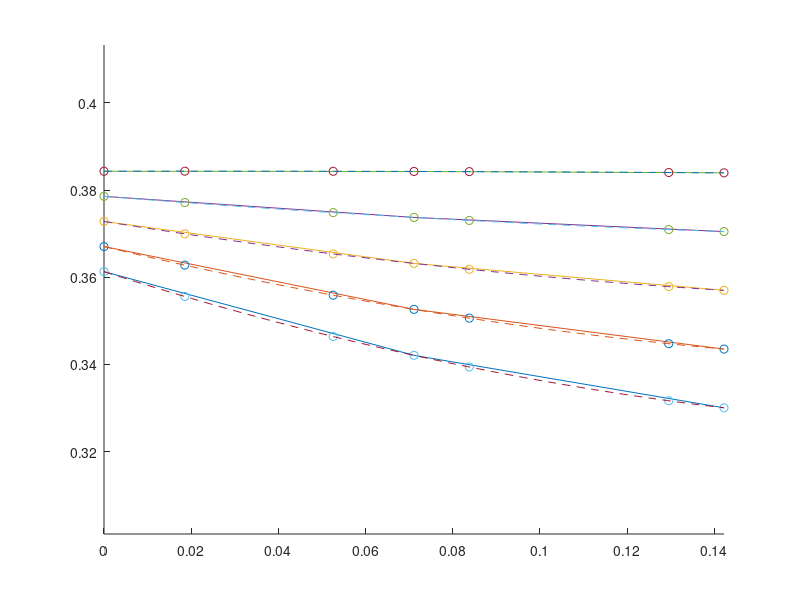
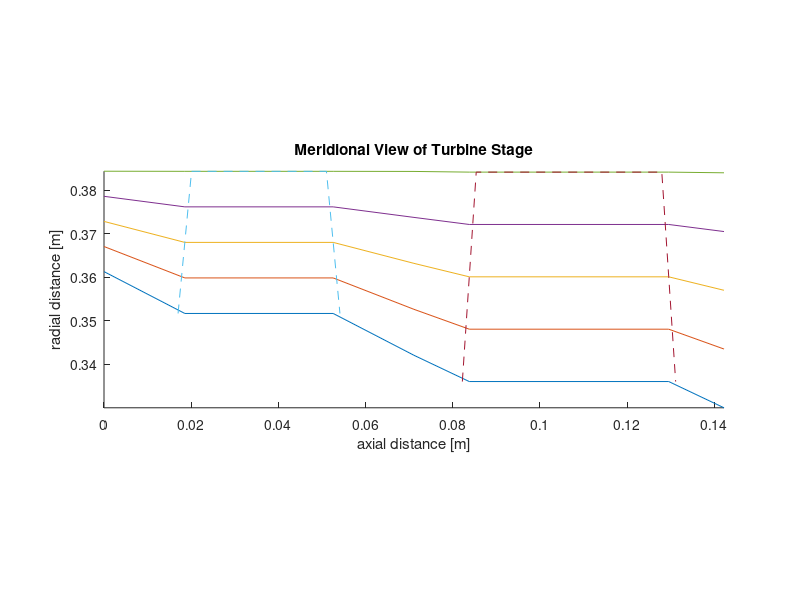
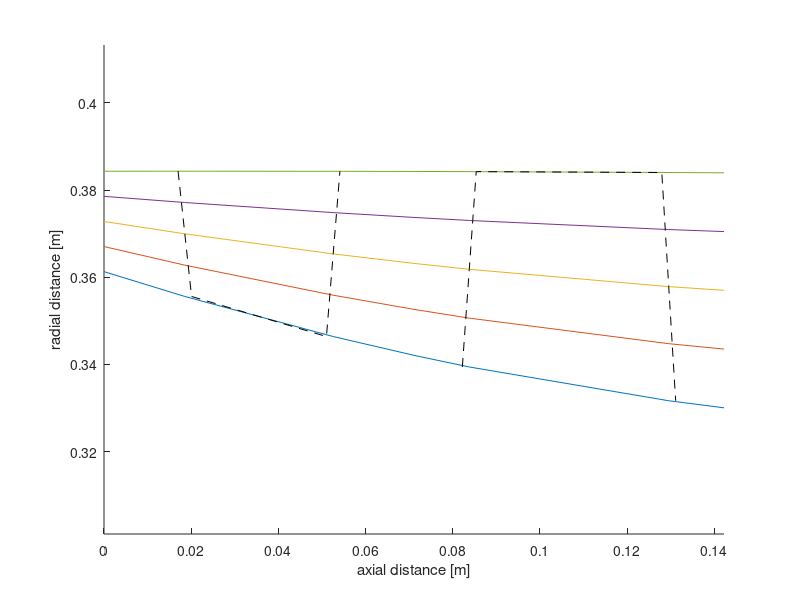
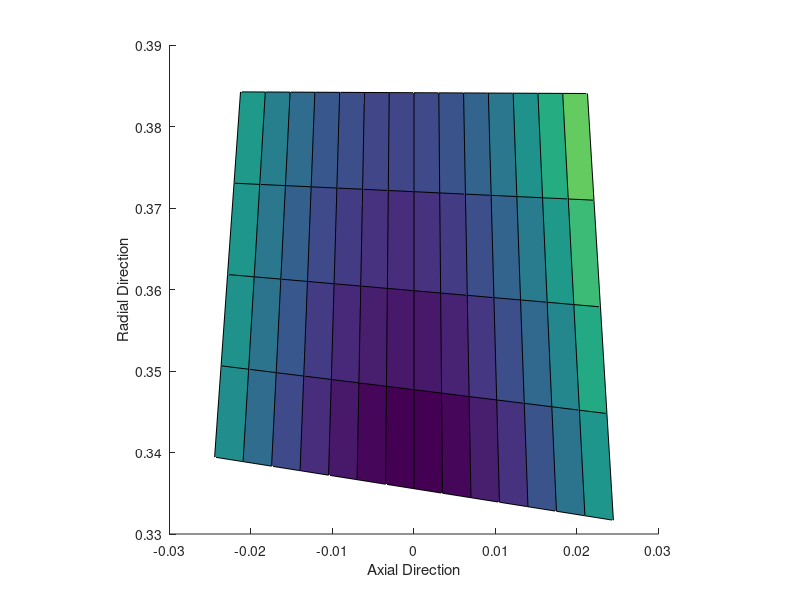

MATLAB code to generate these figures, in order:
% Matthew Liepke, AE 403 Final Design Project initial code to validate some
% relations and to hopefully get a good understanding of what is required
% for this project

% FLOW CONVENTION: [axial, circumferential] or [Vax, Vu] for all velocities
% are avt/mid span.  The rotor spins in the neg(-) Vu direction, meaning
% the relative frame of the rotor moves at a neg(-) circumferential
% velocity

% UNIT CONVENTION: SI, absolute, radians.  This means K, Pa, m, radians, ect.

% NOMENCLATURE CONVENTION:
%   * (1) is pre-stator; (2) is post-stator, pre-rotor; (3) is post-rotor
%   * unless otherwise noted, values are average
%   * _fun are variables that vary over a given input (radius),
%       from low value (root) to high value (tip)
%   * tip radius (r_t) is greater than root radius (r_r) even though it may contradict a physical setup

clear;clc;close all;

%% Code Performance and Plotting Parameters
printValues = true;
printTables = true;
radRes = 5; %radial point count for equilibrium. recommend odd, >2
axialRes = 15; %axial resolution for plots, points per blade

%% **** Design Constants to modify the performance of the stage ********

kv2 = .5051; % determines v2ax in % between v1ax and v3ax
kr2 = 1.0173; % determines r2 in % of r3
kr1 = 1.0265; % determines r1 in % of r2

alpha1 = 0; %design constraint, first stage is axial flow
alpha2 = -1.185; % guesswork value, angle out of stator and into rotor

statorAR = .8; %.5 for hpt and 4-5 for lpt
rotorAR = 1.05;

statorTaper = 1.2;
rotorTaper = .87;

geoSpacing = 2.8*0.0254; %.75 inches recommended, converted to SI
zweifel = .8; % recommended starting point

lambda = 2.019; % work coeff, max is 2.2, can be lower if more eff needed
phi = .8; %flow coeff, .8-1.1

%% Inlet Conditions [SI]
t01 = 1700;
p01 = 2050* 10^3;
M1 = .4;

%% Stage Requirements
eta_tt = .91;
stageTotalPressRatio = 3.2;
statorLossCoeff = .053;
rpm = 12000;
omega = (rpm*2*pi/60);
m_dot = 70;

%% Average Values (can iterate later if needed)
R = 260;
gamma = 1.33;
Cp = (gamma*R)/(gamma-1);

%% 1 - Isen to find t1,p1
p1 = p01/(1+(gamma-1)/2*M1^2)^(gamma/(gamma-1));
t1 = t01/(1+(gamma-1)/2*M1^2);

%% 2 - stator (1->2) Adiabatic Exp, no work
v1 = [M1*sqrt(gamma*R*t1),0]; %all axial;
A1 = m_dot*R*t1/(p1*v1(1));

%% 3 - Find absolute conditions @2 via Stator total pressure loss coeff
p02 = p01 - (statorLossCoeff*.5*p1/(R*t1) * norm(v1)^2);
t02 = t01;

%% 4/5 - Rotor 1 Thermodynamics (2->3) Adiabatic Exp, work extraction
p03 = p01/stageTotalPressRatio;

Tau0 = 1-eta_tt*(1-(p03/p01)^((gamma-1)/gamma));
t03 = Tau0*t01;

enthalpyChange = (t01-t03)*Cp;

%% 7/8/9a - Um3 via lambda,  v3 via phi and r3 via u3
u3 = [0,-sqrt(enthalpyChange/lambda)]; 
v3 = [norm(u3)*phi, -inf];  % TO-DO: this involves phi - can this be negative or positive?

v2 = [(v3(1)-v1(1))*kv2 + v1(1), -inf]; %kv2 is design parameter
v2(2) = v2(1)*tan(alpha2);

%% 9b - rotor constants and thus rm2,rm1
rm3 = norm(u3)/omega;

rm2 = rm3 * kr2;
rm1 = rm2 * kr1;

%% 10 - um2 from omega and the radius
u2 = [0,-omega*rm2];
u1 = [0,0] ;% stationary

%% 12/14 - finish velocity triangles for the rotor TO-DO: This still seems incorrect with dot products

v3(2) = (enthalpyChange -(u2(2)*v2(2)))/-u3(2); %Euler Turbo Eqn, neg u due to conventions
entCheck = u2(2)*v2(2) -u3(2)*v3(2);

if(entCheck ~=enthalpyChange)
    disp("ERROR: Due to unconventional angles/geometry Euler Turbo Eqn has produced an invalid results as implemented. Results invalid");
end

w2 = v2-u2;
w3 = v3-u3;

beta2 = atan(w2(2)/w2(1));
beta3 = atan(w3(2)/w3(1));
alpha3 = atan(v3(2)/v3(1));

%% 11/15 - determine static conditions into and out of rotor (2) & (3) 

t2 = t02 - .5* norm(v2)^2/Cp; % TO-DO: could these be the problem?
M2 = norm(v2)/sqrt(gamma*R*t2);
p2 = p02 / (1+(gamma-1)/2*M2^2)^(gamma/(gamma-1));
A2 = m_dot*R*t2/(v2(1)*p2);

t3 = t03 - .5* norm(v3)^2/Cp;  
M3 = norm(v3)/sqrt(gamma*R*t3);
p3 = p03 / (1+(gamma-1)/2*M3^2)^(gamma/(gamma-1));
A3 = m_dot*R*t3/(v3(1)*p3);

%% 16 - Geometry - find the width of the channels given areas and mid radius
rh1 = rm1 - A1/(4*pi*rm1);
rt1 = 2*rm1 - rh1;

rh2 = rm2 - A2/(4*pi*rm2);
rt2 = 2*rm2 - rh2;

rh3 = rm3 - A3/(4*pi*rm3);
rt3 = 2*rm3 - rh3;

%% 16b - find velocity triangles as function of radius
r1_fun = linspace(rh1,rt1,radRes);
rStator_fun = linspace(mean([rh1,rh2]),mean([rt1,rt2]),radRes);
r2_fun = linspace(rh2,rt2,radRes);
rRotor_fun = linspace(mean([rh2,rh3]),mean([rt2,rt3]),radRes);
r3_fun = linspace(rh3,rt3,radRes);

% v<_>_fun adn u<_>fun via Free-Vortex
v1_fun = [v1(1)*ones(1,radRes); rm1*v1(2)./r1_fun];
v2_fun = [v2(1)*ones(1,radRes); rm2*v2(2)./r2_fun];
v3_fun = [v3(1)*ones(1,radRes); rm3*v3(2)./r3_fun];

u1_fun = [zeros(1,radRes); zeros(1,radRes)];
u2_fun = [zeros(1,radRes);  -omega*r2_fun];
u3_fun = [zeros(1,radRes); -omega*r3_fun];

w1_fun = [zeros(1,radRes); zeros(1,radRes)];
w2_fun = v2_fun - u2_fun;
w3_fun = v3_fun - u3_fun;

beta1_fun = zeros(size(w2_fun(1,:)));
beta2_fun = atan(w2_fun(2,:)./w2_fun(1,:));
beta3_fun = atan(w3_fun(2,:)./w3_fun(1,:));
alpha1_fun = atan(v1_fun(2,:)./v1_fun(1,:)); % design contraint - should be 0
alpha2_fun = atan(v2_fun(2,:)./v2_fun(1,:)); % <-alpha2 was set for design @ midradius
alpha3_fun = atan(v3_fun(2,:)./v3_fun(1,:));

%% 17 - degree of reaction - mid and function - TO-DO: DOR may not properly account for negative angles/velocities
degOfRxnNumerator = .5*norm(w3)^2 - .5*norm(w2)^2;
degOfRxnDenominator = .5*norm(v2)^2 - .5*norm(v3)^2 + .5*norm(w3)^2 - .5*norm(w2)^2;
degOfRxn = degOfRxnNumerator/degOfRxnDenominator;

degOfRxnNumerator_fun = .5*vecnorm(w3_fun).^2 - .5*vecnorm(w2_fun).^2;
degOfRxnDenominator_fun = .5*vecnorm(v2_fun).^2 - .5*vecnorm(v3_fun).^2 + .5*vecnorm(w3_fun).^2 - .5*vecnorm(w2_fun).^2;
degOfRxn_fun = degOfRxnNumerator_fun./degOfRxnDenominator_fun;

%% 18a - meridonal view of stage
bStator = rStator_fun(end)-rStator_fun(1);
bRotor = rRotor_fun(end)-rRotor_fun(1);

staggerStator_fun = (alpha1_fun+alpha2_fun)/2;
staggerRotor_fun = (beta2_fun+beta3_fun)/2;

% for reference - TO-DO: the chord seems too long for the given parameters
cStatorMid = statorAR*bStator;
cRotorMid = rotorAR*bRotor;

% root and tip are physical in this section, violate nomenclature for clarity
cAxialStatorRoot = (bStator/statorAR)./((1+(statorTaper-1)/2))*cos(staggerStator_fun(end)); 
cAxialStatorTip = cAxialStatorRoot*statorTaper;
cAxialStator_fun = linspace(cAxialStatorTip,cAxialStatorRoot,radRes);
cStator_fun = cAxialStator_fun./cos(staggerStator_fun);

cAxialRotorRoot = (bRotor/rotorAR)./(1+(rotorTaper-1)/2)*cos(staggerRotor_fun(1));
cAxialRotorTip = cAxialRotorRoot*rotorTaper;
cAxialRotor_fun = linspace(cAxialRotorRoot,cAxialRotorTip,radRes);
cRotor_fun = cAxialRotor_fun./cos(staggerRotor_fun);

statorTaper = cAxialStator_fun(1)/cAxialStator_fun(end); %inv b/c radius convention. tip/root
rotorTaper = cAxialRotor_fun(end)/cAxialRotor_fun(1);

%% 18d - plot the position of root, half and tip with 2nd order polynomial
radiusPloty  = [r1_fun; rStator_fun; rStator_fun;r2_fun; rRotor_fun;rRotor_fun;r3_fun];
radiusPlotxIncruments = [0, geoSpacing/2-mean(cAxialStator_fun)/2, mean(cAxialStator_fun), geoSpacing/2-mean(cAxialStator_fun)/2 ,geoSpacing/2 - mean(cAxialRotor_fun)/2,mean(cAxialRotor_fun), geoSpacing/2 - mean(cAxialRotor_fun)/2];
radiusPlotx = cumsum(radiusPlotxIncruments);

radiusToInterpY = [r1_fun; r2_fun; r3_fun];
radiusToInterpXInc = [0,geoSpacing,geoSpacing];
radiusToInterpX = cumsum(radiusToInterpXInc);

figure('Name','Interpolated Radius');
hold on;
axis equal;
plot(radiusToInterpX, radiusToInterpY);
xRange = linspace(0,max(radiusPlotx),100);

newRadii = zeros(length(radiusPlotx),radRes);
for i=1:radRes
    polyRad = polyfit(radiusToInterpX,rot90(radiusToInterpY(:,i)),2); %2nd order poly fit
    newRadii(:,i) = polyval(polyRad, radiusPlotx);
    yVals = polyval(polyRad, xRange);
    plot(radiusPlotx,newRadii(:,i),'o');
    plot(xRange, yVals, '--');
end

% UnInterpolated Meridional View
statorX = [geoSpacing/2 - cAxialStator_fun/2,fliplr(geoSpacing/2 + cAxialStator_fun/2)];
statorY = [rStator_fun, fliplr(rStator_fun)];

rotorX = [geoSpacing*3/2 - cAxialRotor_fun/2,fliplr(geoSpacing*3/2 + cAxialRotor_fun/2)];
rotorY = [ rRotor_fun, fliplr(rRotor_fun)];
    
figure('Name','Stage Meridional View');
hold on;
plot(radiusPlotx,radiusPloty);
plot(statorX, statorY, '--');
plot(rotorX, rotorY, '--');

title('Meridional View of Turbine Stage');
ylabel('radial distance [m]');
xlabel('axial distance [m]');
axis equal;
ylim([min(min(radiusPloty)),max(max(radiusPloty))]);
xlim([0,radiusPlotx(end)]); 

% Interpolated Meridional View
statorYInterp = [rot90(newRadii(2,:),2),rot90(fliplr(newRadii(3,:)),2)];
rotorYInterp = [newRadii(5,:),fliplr(newRadii(6,:))];

figure('Name','Interpolated Meridional View');
hold on;
plot(radiusPlotx,newRadii);
plot(statorX,statorYInterp,'--','Color','k');
plot(rotorX, rotorYInterp,'--','Color','k');

ylabel('radial distance [m]');
xlabel('axial distance [m]');
axis equal;
% ylim([0,.38]);
% xlim([0,.05]);

%% Determine Annulus Area at each points (including LE and TE of each blade)
A_fun = pi*(newRadii(:,end).^2 - newRadii(:,1).^2);

%% 18e - finalize airfoils per row
sRotor = zweifel * mean(cAxialRotor_fun) / (2*cos(beta3)^2 * (tan(beta2)-tan(beta3))); % TO-DO: determine convention that zweifel used for trig (pos or neg angles)
sStator = zweifel * mean(cAxialStator_fun) / (2*cos(alpha2)^2 * (tan(alpha1)-tan(alpha2)));

indexOfLEMidSpan = ceil(radRes/2);
rRotorLEMidSpan = rotorYInterp(indexOfLEMidSpan);
rStatorLEMidSpan = statorYInterp(indexOfLEMidSpan);

bladeCountRotor = floor(abs(2*pi*rRotorLEMidSpan/sRotor))
bladeCountStator = floor(abs(2*pi*rStatorLEMidSpan/sStator))

%% Extras - Plot Stator & Rotor Blade Shape (stagger with random airfoil)
% [x y z] = [axial (cAx), __ , radial]

staggerRotor_fun3D = zeros(radRes,axialRes);
z_rotor = zeros(radRes,axialRes);
x_rotor = zeros(radRes,axialRes);
y_rotor = zeros(radRes,axialRes);

staggerStator_fun3D = zeros(radRes,axialRes);
z_stator = zeros(radRes,axialRes);
x_stator = zeros(radRes,axialRes);
y_stator = zeros(radRes,axialRes);

for i=1:radRes
   
   staggerRotor_fun3D(i,:) = linspace(beta2_fun(i),beta3_fun(i),axialRes);
   zR = cumsum(tan(staggerRotor_fun3D(i,:) * cAxialRotor_fun(i)/axialRes));
   z_rotor(i,:) = zR;
   x_rotor(i,:) = linspace(-cAxialRotor_fun(i)/2,cAxialRotor_fun(i)/2,axialRes);
   y_rotor(i,:) = linspace(rotorYInterp(i),rotorYInterp(end-i+1),axialRes);

   staggerStator_fun3D(i,:) = linspace(beta1_fun(i),beta2_fun(i),axialRes);
   zS = cumsum(tan(staggerStator_fun3D(i,:) * cAxialStator_fun(i)/axialRes));
   z_stator(i,:) = zS;
   x_stator(i,:) = linspace(-cAxialStator_fun(i)/2,cAxialStator_fun(i)/2,axialRes);
   y_stator(i,:) = linspace(statorYInterp(i),statorYInterp(end-i+1),axialRes);


end

figure("Name","Rotor 3D Plot");
hold on;
surface(x_rotor,y_rotor,z_rotor,'edgecolor','k');

xlabel("Axial Direction");
ylabel("Radial Direction");
pbaspect([1 1 1]);

figure("Name","Stator 3D Plot");
hold on;
surface(x_stator,y_stator,z_stator,'edgecolor','k');

xlabel("Axial Direction");
ylabel("Radial Direction");
pbaspect([1 1 1]);

%% Misc calculations for design constraint validation
powerExtracted = m_dot*enthalpyChange;
fprintf("This stage currently extracts %2.f [W]\n",powerExtracted);

%% Rotor Relative Frame calculations
Mw2 = norm(w2)/sqrt(gamma*R*t2);
Mw3 = norm(w3)/sqrt(gamma*R*t3);

h02r = Cp*t2 + .5 * norm(w2)^2; 
h03r = Cp*t3 + .5 * norm(w3)^2;
t02r = h02r/Cp;
t03r = h03r/Cp;

p02r = p2 * (1 + (gamma-1)/2 * Mw2^2)^(gamma/(gamma-1));
p03r = p3 * (1 + (gamma-1)/2 * Mw3^2)^(gamma/(gamma-1));

%% Check for design constraints
if(abs(degOfRxn_fun(1)-.1)>.01)
    fprintf("POTENTIAL DESIGN FLAW! your Degree of reaction at the hub is %.2f%%, which is outside of the required range of 10%% +- 1%%\n",degOfRxn_fun(1)*100);
end

if(abs(statorTaper-1.2)>.1)
   fprintf("POTENTIAL DESIGN FLAW! your stator taper ratio is %.4f, which is outside of the required range of 1.1-1.3\n",statorTaper); 
end

if(abs(rotorTaper-.85)>.05)
    fprintf("POTENTIAL DESIGN FLAW! your rotor taper ratio is %.4f, which is outside of the required range of .8-.9\n",rotorTaper);
end

if(abs(statorAR-1.05)>.25)
    fprintf("POTENTIAL DESIGN FLAW! your stator aspect ratio is %.3f, which is outside of the required range of .8-1.3\n",statorAR);
end

if(abs(rotorAR-1.05)>.25)
    fprintf("POTENTIAL DESIGN FLAW! your rotor aspect ratio is %.3f, which is outside of the required range of .8-1.3\n",rotorAR);
end

if(abs(phi-.95)>.1501)
    fprintf("POTENTIAL DESIGN FLAW! your flow coeficcient (phi) is %.2f, which is outside of the required range of .8-1.1\n",phi);
end

%% Check for recommended constraints (from the notes)
maxMach = max([M1,M2,M3,Mw2,Mw3]);
if(maxMach > 1.3)
   fprintf("POTENTIAL DESIGN FLAW! your maximum local or abs Mach is %.2f, which is above the suggested M = 1.3 cap of the notes\n",maxMach);
end

maxAngle = max([beta2,beta3,alpha1,alpha2,alpha3]);
if(rad2deg(maxAngle)>72)
    fprintf("POTENTIAL DESIGN FLAW! The highest angle is %.2f [deg], which is above the suggested 72 [deg] of the notes\n",rad2deg(maxAngle));
end

statorTurnAng = abs(alpha2-alpha1);
rotorTurnAng = abs(beta3-beta2);
if(statorTurnAng>deg2rad(120))
    fprintf("POTENTIAL DESIGN FLAW! your stator turn angle is %.1f, which is above the suggested 120 [deg] max of the notes\n",rad2deg(statorTurnAng));
end
if(rotorTurnAng>deg2rad(120))
    fprintf("POTENTIAL DESIGN FLAW! your rotor turn angle is %.1f, which is above the suggested 120 [deg] max of the notes\n",rad2deg(rotorTurnAng));
end

if(abs(bladeCountRotor-bladeCountStator)<4)
    fprintf("POTENTIAL DESIGN FLAW! you have  %.0f stator blades and %.0f rotor blades.  Recommend having at least 4 blades difference for harmonics\n",bladeCountStator, bladeCountRotor);
end

%% Print Values if printValues - some of these only work correctly if radRes is 3
if printValues
    % H-S Stuff
    fprintf("Total Enthalpy [J / kg]:\n\t\th01\t\t\t\th02\t\t\t\th03\n\t\t%.4e\t\t%.4e\t\t%.4e\n",Cp*t01, Cp*t02,Cp*t03);
    fprintf("Static Enthalpy [J / kg]:\n\t\th1\t\t\t\th2\t\t\t\th3\n\t\t%.4e\t\t%.4e\t\t%.4e\n",Cp*t1, Cp*t2,Cp*t3);
    fprintf("Total Pressure Values [Pa]:\n\t\tp01\t\t\t\tp02\t\t\t\tp03\n\t\t%.4e\t\t%.4e\t\t%.4e\n",p01,p02,p03);
    fprintf("Static Pressure Values [Pa]:\n\t\tp1\t\t\t\tp2\t\t\t\tp3\n\t\t%.4e\t\t%.4e\t\t%.4e\n",p1,p2,p3);
    fprintf("Total Temp Values [K]:\n\t\tt01\t\t\t\tt02\t\t\t\tt03\n\t\t%.1f\t\t\t%.1f\t\t\t%.1f\n",t01,t02,t03);
    fprintf("Static Temp Values [K]:\n\t\tt1\t\t\t\tt2\t\t\t\tt3\n\t\t%.1f\t\t\t%.1f\t\t\t%.1f\n",t1,t2,t3);    
    fprintf("Entropy Change  Values, static [K]:\n\t\t 1-> 2 \t\t\t\t2 -> 3\n\t\t%.3f\t\t\t\t%.3f\n",Cp*log(t2/t1) - R*log(p2/p1),Cp*log(t3/t2) - R*log(p3/p2));
    fprintf("Entropy Change  Values, total [K]:\n\t\t 1-> 2 \t\t\t\t2 -> 3\n\t\t%.3f\t\t\t\t%.3f\n",Cp*log(t02/t01) - R*log(p02/p01),Cp*log(t03/t02) - R*log(p03/p02));
    %H-S, Relative Rotor Frame
    fprintf("Total Enthalpy, Relative Rotor [J / kg]:\n\t\th01r\t\t\t\th02r\t\t\t\th03r\n\t\t%.4e\t\t%.4e\t\t%.4e\n",nan,h02r, h03r);
    fprintf("Total Temp Values, Relative Rotor[K]:\n\t\tt01r\t\t\t\tt02r\t\t\t\tt03r\n\t\t%.4f\t\t\t%.4f\t\t\t%.1f\n",nan,t02r,t03r);
    fprintf("Total Pressure Values, Relative Rotor [Pa]:\n\t\tp01r\t\t\t\tp02r\t\t\t\tp03r\n\t\t%.4e\t\t%.4e\t\t%.4e\n",nan,p02r,p03r);
    fprintf("Mach, Relative Rotor:\n\t\tM1r\t\t\t\tM2\t\t\t\tM3\n\t\t%.4f\t\t\t%.4f\t\t\t%.4f\n",nan,Mw2,Mw3);
    fprintf("Entropy Change  Values, static  [K]:\n\t\t 1-> 2 \t\t\t\t2 -> 3\n\t\t%.3f\t\t\t\t%.3f\n",nan,Cp*log(t3/t2) - R*log(p3/p2));
    fprintf("Entropy Change  Values, total  Rotor, Relative[K]:\n\t\t 1-> 2 \t\t\t\t2 -> 3\n\t\t%.3f\t\t\t\t%.3f\n",nan,Cp*log(t03r/t02r) - R*log(p03r/p02r));
    
    % Blade Properties - currently table 4, only works when radial
    % resolution is 3
    fprintf("Blade Characteristics\n%s\t%s\n%.4f\t%.4f\n%.4f\t%.4f\n%.4f\t%.4f\n%.4f\t%.4f\n%.4f\t%.4f\n%.4f\t%.4f\n",...
        'Mid Stator','Mid Rotor',cAxialStator_fun(2),cAxialRotor_fun(2),cStator_fun(2),cRotor_fun(2),rad2deg(staggerStator_fun(1)),rad2deg(staggerRotor_fun(1)),...
        rad2deg(staggerStator_fun(2)),rad2deg(staggerRotor_fun(2)),rad2deg(staggerStator_fun(3)),rad2deg(staggerRotor_fun(3)));
    % Meridional View, radii for all positions
    fprintf("Radii for each point:\nCond.1\tS LE\tS TE\tCond.2\tR LE\tR TE\tCond3\n");
    disp(rot90(newRadii));
    fprintf("Area of Annulus for each points:\nCond.1\tS LE\tS TE\tCond.2\tR LE\tR TE\tCond3\n");
    disp(rot90(A_fun));
    fprintf("Corresponding 'x' coordinate of each mid point\n");
    disp(radiusPlotx);
    
    % Geometry / Vel Triangles
    StatorInletVelTriangle =[rad2deg(alpha1_fun); rad2deg(beta1_fun); u1_fun(2,:);v1_fun(1,:);v1_fun(2,:);vecnorm(v1_fun);w1_fun(1,:);w1_fun(2,:);vecnorm(w1_fun)]
    StatorExitRotorInletVelTriangle =abs([rad2deg(alpha2_fun); rad2deg(beta2_fun); u2_fun(2,:);v2_fun(1,:);v2_fun(2,:);vecnorm(v2_fun);w2_fun(1,:);w2_fun(2,:);vecnorm(w2_fun)])
    RotorExitVelTriangle =abs([rad2deg(alpha3_fun); rad2deg(beta3_fun); u3_fun(2,:);v3_fun(1,:);v3_fun(2,:);vecnorm(v3_fun);w3_fun(1,:);w3_fun(2,:);vecnorm(w3_fun)])
%     fprintf("Deflection Angles,alpha [deg] :\n\t\talpha_1\t\t\talpha_2\t\t\talpha_3\n\t\t%.3f\t\t\t%.3f\t\t\t%.3f\n",rad2deg(alpha1),rad2deg(alpha2),rad2deg(alpha3));
%     fprintf("Relative Angles,beta [deg]:\n\t\tbeta_1\t\t\tbeta_2\t\t\tbeta_3\n\t\t-N/A-\t\t\t%.3f\t\t\t%.3f\n",rad2deg(beta2),rad2deg(beta3));
    fprintf("Degree of Reaction at Hub:\n\t\t%.3f%%\n",degOfRxn_fun(1)*100);
    fprintf("Flow Coeff:\n\t\t%.3f\n",phi);
    fprintf("Work Coeff:\n\t\t%.3f\n",lambda);
    fprintf("Mis Span Zweifel Coeff:\n\t\t%.3f\n",zweifel);
    fprintf("Stator Blade Count:\n\t\t%.3f\n",bladeCountStator);
    fprintf("Rotor Blade Count:\n\t\t%.3f\n",bladeCountRotor);
    
fprintf("First Table with design choices:\n");
fprintf("\n%.4f\n%.4f\n%.4f\n%.4f\n%.4f\n%.4f\n%.4f\n%.4f\n%.4f\n%.4f\n%.4f\n%.4f\n",rpm, zweifel, phi,v2(1)/v1(1)*100,v3(1)/v2(1)*100, rm3/rm2, rm2/rm1, rad2deg(alpha3), rotorAR, rotorTaper, statorAR, statorTaper);

fprintf("Second Table with Major Design Characteristics\n");
fprintf("\n%.4f\n%.4f\n%.4f\n%.4f\n%.4f\n%.4f\n%.4f\n%.4f\n%.4f",powerExtracted/1e6, degOfRxn_fun(1)*100, lambda, maxMach, rad2deg(rotorTurnAng), bladeCountStator, bladeCountRotor);

end

